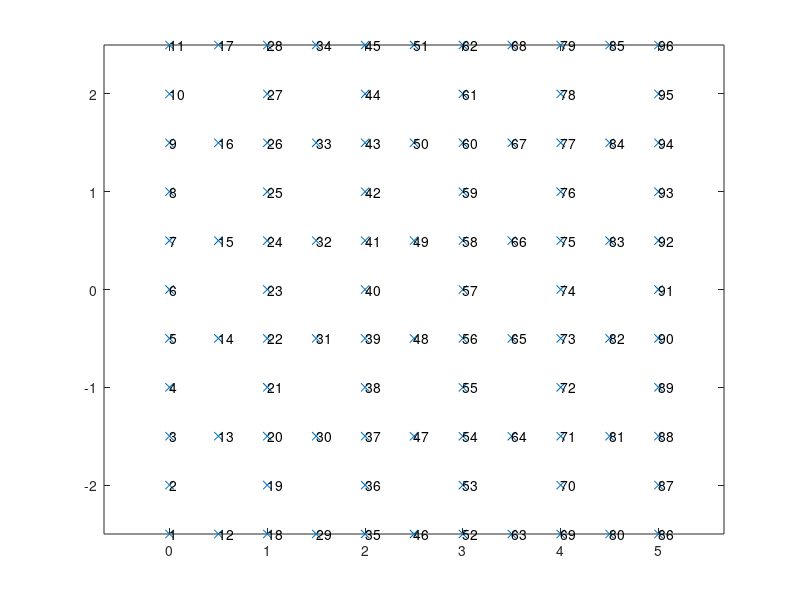

The MATLAB script that drew this image:
clear all
h      = input('Height of rectangle ? ');
l      = input('Length of rectangle ? ');
m      = input('Increments along height ? ');
n      = input('Increments along length ? ');
option = input('0:Plane strain or 1:Plane stress ? ');
E      = input('Elasticity modulus ? ');
nu     = input('Poisson''s ratio ? ');
t      = input('Element thickness ? ');
disp('0: Parabolic shear stress or ');
disp('1: Linear bending stress at beam tip or');
disp('2: Beam forced into radius or');
disp('3: Beam transformed to 90 degree section loaded with pressure');
load_opt = input('4: Beam transformed to 90 degree section, inside surface displaced');
if load_opt == 0
    V0 = input('Magnitude of total shear force at beam tip ? ');
elseif load_opt == 1
    V0 = input('Magnitude of bending stress at top surface at beam tip ? ');
elseif load_opt==2
    R  = input('Enter radius that beam is deformed into. ');
elseif load_opt==3
    R = 2*l/pi;
    Mag = input('Internal pressure (in undeformed configuration) ? '); 
elseif load_opt==4
    R = 2*l/pi;
    RadD = input('Radial displacement ? ');
end
filen  = input('Write output to which file ? ','s');

node = 0;
deltx = l/(2*n);
for i = 1:2*n+1;
    multiplier = mod(i, 2) + 1;
    delty = h/(multiplier*m);
    for j = 1:(multiplier*m + 1);
        node = node + 1;
        x = (i - 1)*deltx;
        y = (j - 1)*delty - h/2;
        coord(node, :) = [node x y];
        if any(load_opt == [2, 3, 4])
            u = (R - y)*sin(x/R) - x;
            v = R - (R - y)*cos(x/R) - y;
            if load_opt == 2
                displ(node, :) = [node u v];
                coord(node, :) = [node x y];
            else
                coord(node, :) = [node (x+u) (y+v)];
            end
        end
    end
end

el = 0;
for i=1:n
    for j=1:m
        elnode1 = (3*m+2)*(i-1) + 2*(j-1) + 1;
        elnode2 = (3*m+2)*(i-1) + 2*(j-1) + 3;
        elnode3 = (3*m+2)*i + 2*(j-1) + 1;
        elnode4 = (3*m+2)*i + 2*(j-1) + 3;
        elnode5 = 2*m+1+(3*m+2)*(i-1) + j;
        elnode6 = (3*m+2)*i + 2*(j-1) + 2;
        elnode7 = 2*m+1+(3*m+2)*(i-1) + j+1;
        elnode8 = (3*m+2)*(i-1) + 2*(j-1) + 2;
        el1 = el+1;
        elnode(el1,:) = [el1 elnode1 elnode3 elnode4 elnode2 ...
            elnode5 elnode6 elnode7 elnode8];
        el=el+1;
    end
end

%Compute equivalant nodal forces applied at beam tip
delty = h / m;
forces = zeros(2*m+1,1);
forcesb = zeros(2*m+1,1);
if (load_opt<2)
    for i=1:m;
        y1 = -h/2 + (i-1)*delty;
        y3 = -h/2 + i*delty;
        y2 = -h/2 + (i-0.5)*delty;
        % Compute equivalent nodal loads for parabolic shear stress
        FA = -1/3*(5*y1^3-11*y2*y1^2+3*y3*y1^2+6*y1*y2^2-8*y1*y2*y3+3*y1*y3^2+ ...
            y3^3-5*y2*y3^2+6*y3*y2^2)*V0/(-y3+y1)/h;
        FB =  1/3*(3*y1^3+9*y3*y1^2-16*y2*y1^2+12*y1*y2^2+9*y1*y3^2-16*y1*y2*y3+ ...
            3*y3^3+12*y3*y2^2-16*y2*y3^2)*V0/(-y3+y1)/h;
        FC = -1/3*(y1^3-5*y2*y1^2+3*y3*y1^2+6*y1*y2^2-8*y1*y2*y3+3*y1*y3^2+ ...
            5*y3^3-11*y2*y3^2+6*y3*y2^2)*V0/(-y3+y1)/h;
        % Compute equivalant nodal loads for linear bending stress
        F1 = 1/20*(-18*y3^4-48*y1*y3^3+80*y3^3*y2-80*y3^2*y2^2+5*h^2*y3^2+ ...
            120*y3^2*y2*y1-48*y3^2*y1^2-30*y3*y2*h^2+20*h^2*y3*y1- ...
            80*y3*y1*y2^2+120*y3*y2*y1^2-48*y3*y1^3+60*y2^2*h^2-78*y1^4+ ...
            35*h^2*y1^2-90*y2*h^2*y1+160*y2*y1^3-80*y1^2*y2^2)*V0/(y3-y1)/h^3;
        F2 = -1/10*(-28*y3^4-68*y1*y3^3+120*y3^3*y2-80*y3^2*y2^2+5*h^2*y3^2+ ...
            120*y3^2*y2*y1-48*y3^2*y1^2-68*y3*y1^3+50*h^2*y3*y1-60*y3*y2*h^2- ...
            80*y3*y1*y2^2+120*y3*y2*y1^2+5*h^2*y1^2-28*y1^4+60*y2^2*h^2- ...
            60*y2*h^2*y1-80*y1^2*y2^2+120*y2*y1^3)*V0/(y3-y1)/h^3;
        F3 = 1/20*(-78*y3^4-48*y1*y3^3+160*y3^3*y2-80*y3^2*y2^2+35*h^2*y3^2+ ...
            120*y3^2*y2*y1-48*y3^2*y1^2-90*y3*y2*h^2+20*h^2*y3*y1- ...
            80*y3*y1*y2^2+120*y3*y2*y1^2-48*y3*y1^3+60*y2^2*h^2-18*y1^4+ ...
            5*h^2*y1^2-30*y2*h^2*y1+80*y2*y1^3-80*y1^2*y2^2)*V0/(y3-y1)/h^3;
        % forces contains the equivalent nodal loads for
        % parabolic shear stress distribution at beam tip
        forces(2*(i-1)+1:2*i+1)=forces(2*(i-1)+1:2*i+1) + [F1 F2 F3]';
        % forcesb contains the equivalant nodal loads for
        % linear bending stress applied at the beam tip
        forcesb(2*(i-1)+1:2*i+1)=forcesb(2*(i-1)+1:2*i+1) + [FA FB FC]';
    end
end

if load_opt==3
    Interior = find(sqrt(coord(:,2).^2+(coord(:,3)-R).^2) - (R-h/2) < 0.001);
    LoadMat = [Interior(1) 2 -Mag/6];
    for i=2:(length(Interior)-1)
        dx = coord(Interior(i),2);
        dy = coord(Interior(i),3)-R;
        dL = sqrt(dx^2 + dy^2);
        if mod(i,2)==0
            Loadx = 2/3*Mag*dx/dL;
            Loady = 2/3*Mag*dy/dL;
        else
            Loadx = 1/3*Mag*dx/dL;
            Loady = 1/3*Mag*dy/dL;
        end
        LoadMat = [LoadMat
                   Interior(i) 1 Loadx];
        LoadMat = [LoadMat
                   Interior(i) 2 Loady];
    end
    LoadMat = [LoadMat
               Interior(end) 1 1/6*Mag];
end

if load_opt==4
    Interior = find(sqrt(coord(:,2).^2+(coord(:,3)-R).^2) - (R-h/2) < 0.001);
    Exterior = find(sqrt(coord(:,2).^2+(coord(:,3)-R).^2) > (R+h/2)-0.001);
    
    DispMat = [Interior(1) 2 -RadD];
    for i=2:(length(Interior)-1)
        dx = coord(Interior(i),2);
        dy = coord(Interior(i),3)-R;
        dL = sqrt(dx^2 + dy^2);
        Dx = RadD*dx/dL;
        Dy = RadD*dy/dL;
        DispMat = [DispMat
                   Interior(i) 1 Dx
                   Interior(i) 2 Dy];
    end
    DispMat = [DispMat
               Interior(end) 1 RadD];
end

fid=fopen(filen,'w');
fprintf(fid,'Number_of_nodes \n');
fprintf(fid,'%5d \n',node);
fprintf(fid,'Nodal_coordinates \n');
fprintf(fid,'%5d %20.15e %20.15e \n',coord');
fprintf(fid,'Number_of_elements \n');
fprintf(fid,'%5d \n',el);
fprintf(fid,'Plane_stress_or_strain \n');
fprintf(fid,'%5d \n',option);
fprintf(fid,'Element_connectivity \n');
fprintf(fid,'%5d %5d %5d %5d %5d %5d %5d %5d %5d \n',elnode');
fprintf(fid,'Material_properties \n');
fprintf(fid,'%20.15e %20.15e %20.15e \n',[E nu t]);
fprintf(fid,'Number_of_prescribed_displacements \n');
if load_opt==2
    fprintf(fid,'%5d \n',2*node);
elseif load_opt~=4
    fprintf(fid,'%5d \n',4*m+2);
else
    fprintf(fid,'%5d \n',4*m+2+size(DispMat,1));
end
fprintf(fid,'Prescribed_displacements \n');
if load_opt==2
    for i=1:node
        fprintf(fid,'%5d 1 %20.15f \n',[i displ(i,2)]);
        fprintf(fid,'%5d 2 %20.15f \n',[i displ(i,3)]);
    end
elseif load_opt==3
    fprintf(fid,'%5d 1 0.0 \n',1:2*m+1);
    fprintf(fid,'%5d 2 0.0 \n',node-(2*m):node);
elseif any(load_opt == [0, 1])
    fprintf(fid,'%5d 1 0.0 \n',1:2*m+1);
    fprintf(fid,'%5d 2 0.0 \n',1:2*m+1);
elseif load_opt==4
    fprintf(fid,'%5d 1 0.0 \n',1:2*m+1);
    fprintf(fid,'%5d 2 0.0 \n',node-(2*m):node);
    fprintf(fid,'%5d %5d %20.15f \n',DispMat');
end
fprintf(fid,'Number_of_nodal_loads \n');
if load_opt==2
    fprintf(fid,'0 \n');
elseif load_opt==3
    fprintf(fid,'%5d \n',size(LoadMat,1));
elseif any(load_opt == [0, 1])
    fprintf(fid,'%5d \n',2*m+1);
elseif load_opt==4
    fprintf(fid,' 0 \n');
end;
fprintf(fid,'Nodal_loads \n');
if load_opt==0
    for i=1:2*m+1
        c_node = (3*m+2)*n+i;
        fprintf(fid,'%5d 2 %20.15f \n',[c_node forces(i)]);
    end
elseif load_opt==1
    for i=1:2*m+1
        c_node = (3*m+2)*n+i;
        fprintf(fid,'%5d 1 %20.15f \n',[c_node forcesb(i)]);
    end
elseif load_opt==3
    fprintf(fid,'%5d %5d %20.15f \n',LoadMat');
end
fprintf(fid,'Number_of_load_increments \n');
fprintf(fid,' 10 \n');
fprintf(fid,'Number_of_MPCs \n');
fprintf(fid,'  0 \n');
fclose(fid);

figure(1)
plot(coord(:,2),coord(:,3),'x')
for i=1:node
    text(coord(i,2),coord(i,3),num2str(i));
end
axis equal